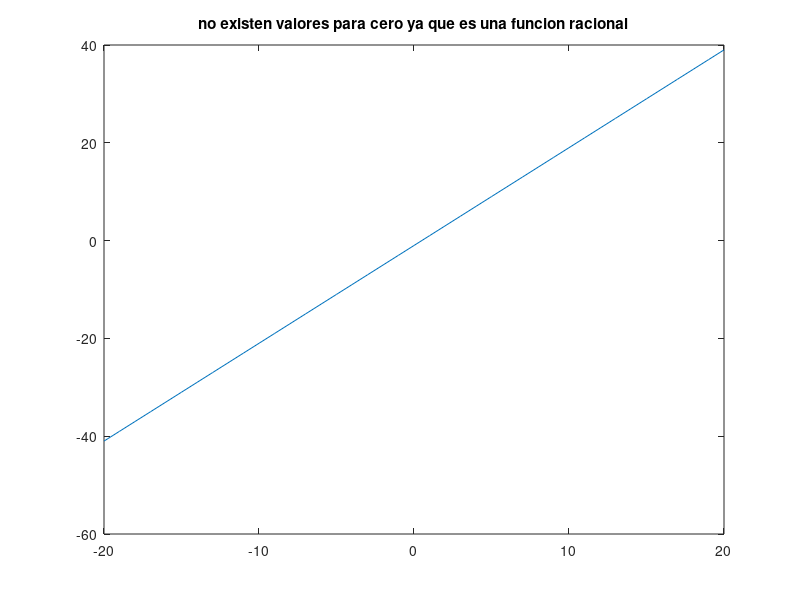

The MATLAB script that drew this image:
%descricion: Graficar funciones polinomiales 
%date: 202123065
%author: Bryan Alejandro Martinez López
%fecha: 19/11/2021

x=-20:1:20;
y=(2.*x)-1;

plot(x,y);
title ("no existen valores para cero ya que es una funcion racional");
